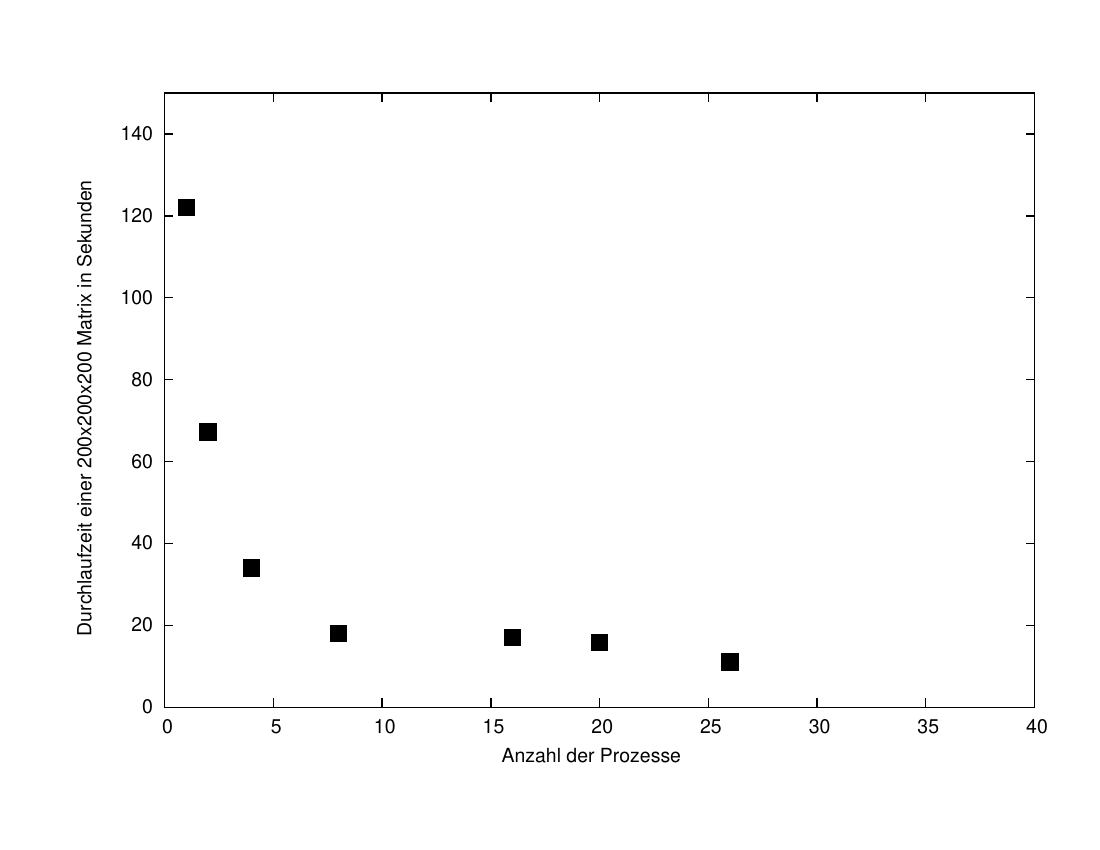

gnuplot code for this plot:
set terminal postscript
set output '| ps2pdf - paraextime.pdf'
set xlabel "Anzahl der Prozesse“
set ylabel "Durchlaufzeit einer 200x200x200 Matrix in Sekunden“

set key top right

set xrange [0:40]
set yrange [0:150]

unset key
plot "./paraextime.dat" using 1:2 pt 5 ps 2

unset output
